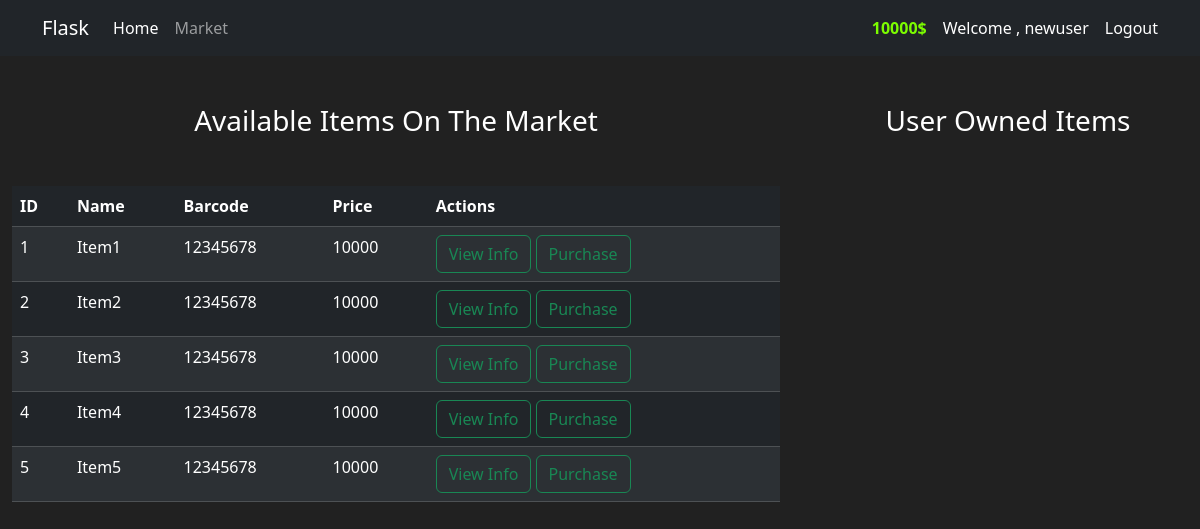
The app's page /market (signed in) with its own data.
### market/models.py (models this page shows, shortened)
class User(db.Model,UserMixin):
  id: Mapped[int] = mapped_column(primary_key=True)
  name : Mapped[str] = mapped_column(unique=True)
  email : Mapped[str] = mapped_column(unique=True)
  password : Mapped[str]
  budget : Mapped[int]
  items : Mapped[List["Item"]] = relationship(back_populates="owner")
  @property
  def password_hash(self):
    return self.password

class Item(db.Model):
  id : Mapped[int] = mapped_column(primary_key=True)
  name : Mapped[str] = mapped_column(unique=True)
  barcode : Mapped[str]
  price : Mapped[int]
  user_id : Mapped[int] = mapped_column(ForeignKey('user.id'),nullable=True)
  owner : Mapped["User"] = relationship(back_populates="items")

### market/routes.py (the view, shortened to what this page needs)
@app.route('/market',methods=['GET','POST'])
@login_required
def market_page():
  purchaseForm = PurchaseForm()
  sellForm = SellForm()
  if request.method == 'GET':
    items = db.session().query(Item).filter_by(user_id=None).all()
    ownedItems = []
    if current_user:
      ownedItems = Item.query.filter_by(user_id=current_user.id).all()
    return render_template('market.html',items = items,purchaseForm=purchaseForm,ownedItems=ownedItems,sellForm=sellForm)

### market/models.py (called while the page is built)
@login_manager.user_loader
def user_loader(user_id):
  return User.query.filter_by(id=int(user_id)).first()

### market/templates/market.html (shortened to what this page needs)
{% extends('base.html') %}
{% block content %}
<div class="row">
  <div class="col-8">
    <h1 class="text-white fs-3 mt-5 text-center">Available Items On The Market</h1>
    <div class="container">
      <table class="table table-dark table-striped mt-5">
        <thead>
          <tr>
            <th scope="col">ID</th>
            <th scope="col">Name</th>
            <th scope="col">Barcode</th>
            <th scope="col">Price</th>
            <th>Actions</th>
          </tr>
        </thead>
        <tbody>
          {% for item in items %}
            <tr>
              <td>{{ item.id }}</td>
              <td>{{ item.name }}</td>
              <td>{{ item.barcode }}</td>
              <td>{{ item.price }}</td>
              <td>
                <button type="button" class="btn btn-outline-success" data-bs-toggle="modal" data-bs-target="#item-modal-{{ item.id }}">
                  View Info
                </button>
                <button class="btn btn-outline-success"  data-bs-toggle="modal" data-bs-target="#purchase-modal-{{ item.id }}">Purchase</button>
              </td>
            </tr>
          {% endfor %}
        </tbody>
      </table>
    </div>
  </div>
  <div class="col-4">
    <h1 class="text-white fs-3 mt-5 text-center">User Owned Items</h1>
  </div>
</div>
{% endblock %}

### market/templates/base.html (shortened to what this page needs)
<!DOCTYPE html>
<html lang="en">
<head>
  <link href="https://cdn.jsdelivr.net/npm/bootstrap@5.3.3/dist/css/bootstrap.min.css" rel="stylesheet">
  <link rel="stylesheet" type="text/css" href="https://cdn.jsdelivr.net/npm/toastify-js/src/toastify.min.css">
</head>
<body>
  <nav class="navbar  navbar-expand-lg navbar-dark bg-dark">
  <div class="container">
    <a class="navbar-brand" href="#">Flask</a>
    <div class="collapse navbar-collapse" id="navbarSupportedContent">
      <ul class="navbar-nav me-auto mb-2 mb-lg-0">
        <li class="nav-item">
          <a class="nav-link active" aria-current="page" href="{{ url_for('home_page') }}">Home</a>
        </li>
        <li class="nav-item">
          <a class="nav-link" href="{{ url_for('market_page') }}">Market</a>
        </li>
      </ul>
      {% if current_user.is_authenticated %}
        <div class="d-flex gap-3">
          <p class="mb-0 fw-bold" style="color:lawngreen">{{ current_user.budget }}$</p>
          <p class="mb-0 text-white">Welcome , {{ current_user.name }}</p>
          <a href="{{ url_for('logout') }}" class="nav-link text-white">Logout</a>
        </div>
      {% else %}
      <div class="d-flex gap-3">
        <button class="btn btn-outline-success" type="submit">Login</button>
        <button class="btn btn-outline-success" type="submit">Singup</button>
      </div>
      {% endif %}
    </div>
  </div>
</nav>
  {% block content %}
  {% endblock %}
</body>
</html>

### market/templates/base.html (style rules this page uses)
body { background-color: #212121; }

### records on screen
User: budget "10000", name "newuser"
Item: id "1", name "Item1", barcode "12345678", price "10000"
Item: id "2", name "Item2", barcode "12345678", price "10000"
Item: id "3", name "Item3", barcode "12345678", price "10000"
Item: id "4", name "Item4", barcode "12345678", price "10000"
Item: id "5", name "Item5", barcode "12345678", price "10000"
